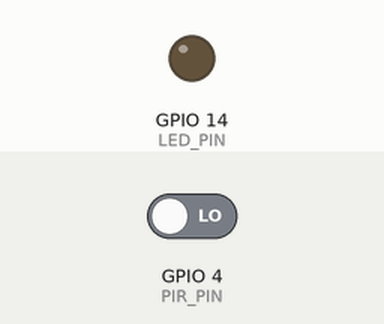
A program run on a simulated Raspberry Pi (BCM pin numbers). Parts: output pins drawn as LEDs (lit = HIGH). Inputs (shaded band) come from the test bench; at power-on: GPIO 4 (PIR_PIN) LOW. What the program prints to the terminal is not drawn.

Above: at 6.2 s.
6.3 s: GPIO 4 (PIR_PIN) driven HIGH
At 7.2 s:
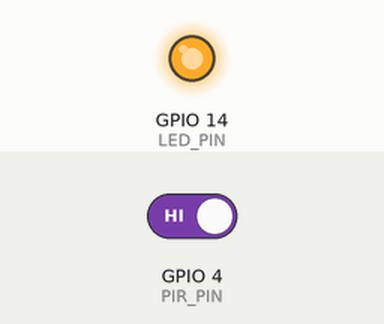
7.8 s: GPIO 4 (PIR_PIN) driven LOW
At 8.4 s:
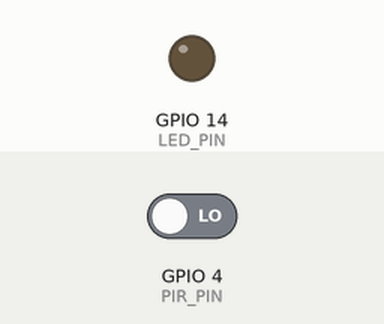
Timing chart, 0 to 10.8 s (numbered marks = the images above; inputs shaded):
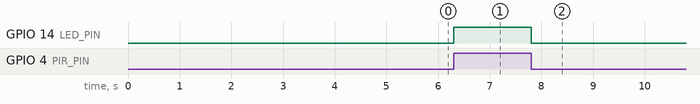

Measured:
- after the input at 6.3 s, GPIO 14 (LED_PIN): LOW → HIGH at once
- after the input at 7.8 s, GPIO 14 (LED_PIN): HIGH → LOW at once

The program:

pir_led.py
```python
# pir.py
import RPi.GPIO as GPIO
import time

PIR_PIN = 4
LED_PIN = 14

GPIO.setmode(GPIO.BCM)
GPIO.setup(PIR_PIN, GPIO.IN)
GPIO.setup(LED_PIN, GPIO.OUT)

time.sleep(5)
print('PIR ready...')

try:
    while True:
        val = GPIO.input(PIR_PIN)
        if val == GPIO.HIGH:    # 1, True
            print('움직입 감지')
            GPIO.output(LED_PIN, GPIO.HIGH)
        else:
            print('움직임 없음')
            GPIO.output(LED_PIN, GPIO.LOW)

        time.sleep(0.1)

finally:
    GPIO.cleanup()
    print('cleanup and exit')
```
